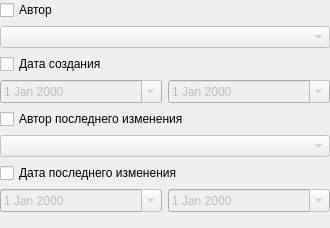
                 <widget class="QWidget" name="scrollAreaWidgetContents_8">
                  <property name="geometry">
                   <rect>
                    <x>0</x>
                    <y>0</y>
                    <width>330</width>
                    <height>228</height>
                   </rect>
                  </property>
                  <layout class="QGridLayout" name="gridLayout_35">
                   <property name="margin">
                    <number>0</number>
                   </property>
                   <item row="0" column="0" colspan="2">
                    <widget class="QCheckBox" name="chkFilterExpertCreatePerson">
                     <property name="text">
                      <string>Автор</string>
                     </property>
                    </widget>
                   </item>
                   <item row="1" column="0" colspan="2">
                    <widget class="CPersonComboBoxEx" name="cmbFilterExpertCreatePerson">
                     <property name="enabled">
                      <bool>false</bool>
                     </property>
                    </widget>
                   </item>
                   <item row="2" column="0" colspan="2">
                    <widget class="QCheckBox" name="chkFilterExpertCreateDate">
                     <property name="text">
                      <string>Дата создания</string>
                     </property>
                    </widget>
                   </item>
                   <item row="3" column="0">
                    <widget class="CDateEdit" name="edtFilterExpertBegCreateDate">
                     <property name="enabled">
                      <bool>false</bool>
                     </property>
                     <property name="sizePolicy">
                      <sizepolicy hsizetype="Ignored" vsizetype="Ignored">
                       <horstretch>0</horstretch>
                       <verstretch>0</verstretch>
                      </sizepolicy>
                     </property>
                     <property name="minimumSize">
                      <size>
                       <width>0</width>
                       <height>0</height>
                      </size>
                     </property>
                     <property name="maximumSize">
                      <size>
                       <width>16777215</width>
                       <height>16777215</height>
                      </size>
                     </property>
                     <property name="calendarPopup">
                      <bool>true</bool>
                     </property>
                    </widget>
                   </item>
                   <item row="3" column="1">
                    <widget class="CDateEdit" name="edtFilterExpertEndCreateDate">
                     <property name="enabled">
                      <bool>false</bool>
                     </property>
                     <property name="minimumSize">
                      <size>
                       <width>0</width>
                       <height>0</height>
                      </size>
                     </property>
                     <property name="maximumSize">
                      <size>
                       <width>16777215</width>
                       <height>16777215</height>
                      </size>
                     </property>
                     <property name="calendarPopup">
                      <bool>true</bool>
                     </property>
                    </widget>
                   </item>
                   <item row="4" column="0" colspan="2">
                    <widget class="QCheckBox" name="chkFilterExpertModifyPerson">
                     <property name="text">
                      <string>Автор последнего изменения</string>
                     </property>
                    </widget>
                   </item>
                   <item row="5" column="0" colspan="2">
                    <widget class="CPersonComboBoxEx" name="cmbFilterExpertModifyPerson">
                     <property name="enabled">
                      <bool>false</bool>
                     </property>
                    </widget>
                   </item>
                   <item row="6" column="0" colspan="2">
                    <widget class="QCheckBox" name="chkFilterExpertModifyDate">
                     <property name="text">
                      <string>Дата последнего изменения</string>
                     </property>
                    </widget>
                   </item>
                   <item row="7" column="0">
                    <widget class="CDateEdit" name="edtFilterExpertBegModifyDate">
                     <property name="enabled">
                      <bool>false</bool>
                     </property>
                     <property name="sizePolicy">
                      <sizepolicy hsizetype="Ignored" vsizetype="Ignored">
                       <horstretch>0</horstretch>
                       <verstretch>0</verstretch>
                      </sizepolicy>
                     </property>
                     <property name="minimumSize">
                      <size>
                       <width>0</width>
                       <height>0</height>
                      </size>
                     </property>
                     <property name="maximumSize">
                      <size>
                       <width>16777215</width>
                       <height>16777215</height>
                      </size>
                     </property>
                     <property name="calendarPopup">
                      <bool>true</bool>
                     </property>
                    </widget>
                   </item>
                   <item row="7" column="1">
                    <widget class="CDateEdit" name="edtFilterExpertEndModifyDate">
                     <property name="enabled">
                      <bool>false</bool>
                     </property>
                     <property name="minimumSize">
                      <size>
                       <width>0</width>
                       <height>0</height>
                      </size>
                     </property>
                     <property name="maximumSize">
                      <size>
                       <width>16777215</width>
                       <height>16777215</height>
                      </size>
                     </property>
                     <property name="calendarPopup">
                      <bool>true</bool>
                     </property>
                    </widget>
                   </item>
                   <item row="8" column="0" colspan="2">
                    <spacer name="spacer_3">
                     <property name="orientation">
                      <enum>Qt::Vertical</enum>
                     </property>
                     <property name="sizeHint" stdset="0">
                      <size>
                       <width>330</width>
                       <height>396</height>
                      </size>
                     </property>
                    </spacer>
                   </item>
                  </layout>
                 </widget>
